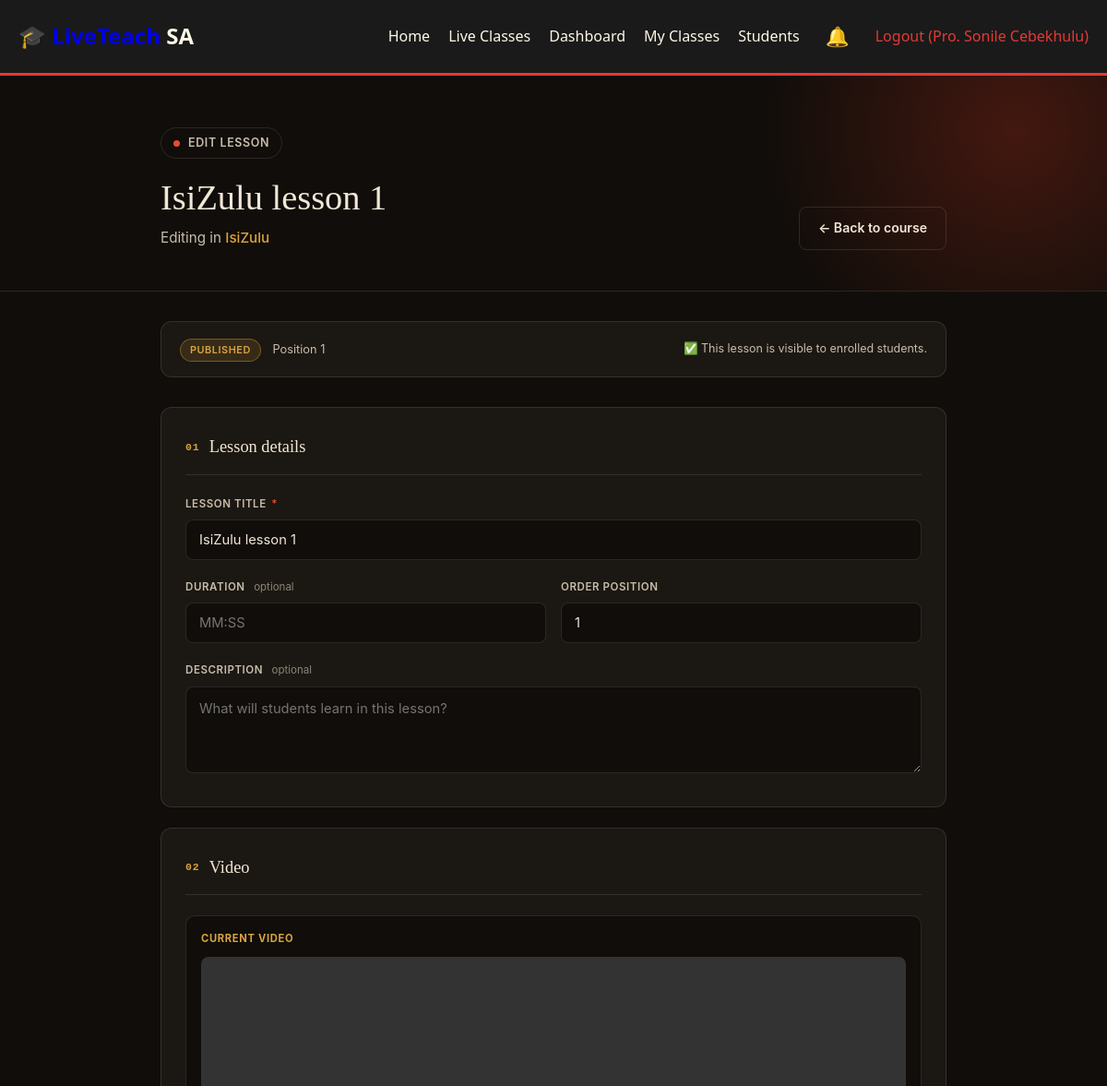
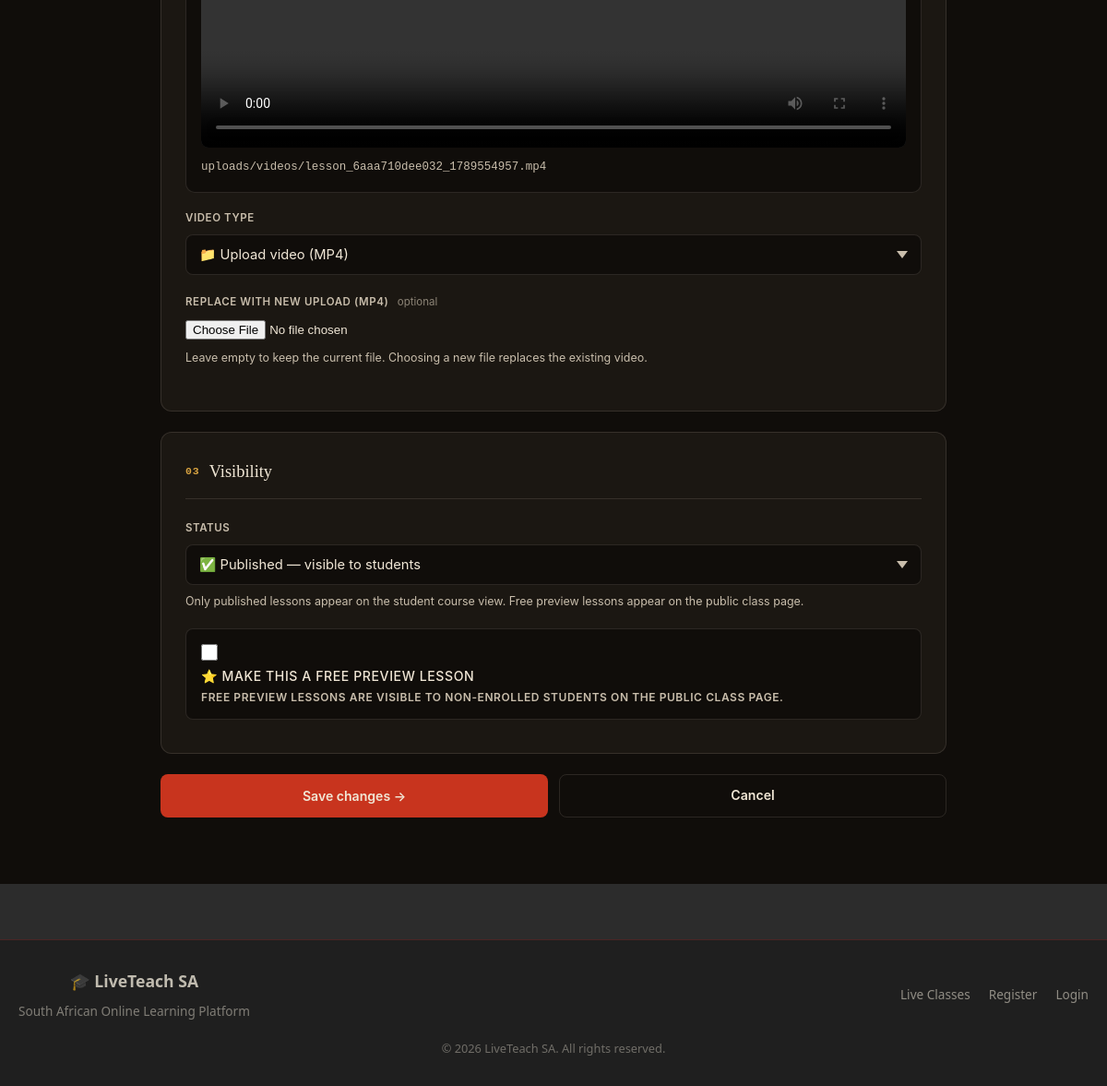
Page /teacher/edit-lesson.php?id=7&class_id=4 (signed in) on the committed database (2 pictures, top to bottom).
### tables this page shows
CREATE TABLE `course_lessons` (
  `id` int(11) NOT NULL,
  `class_id` int(11) NOT NULL,
  `teacher_id` int(11) NOT NULL,
  `title` varchar(255) NOT NULL,
  `description` text DEFAULT NULL,
  `video_url` varchar(500) DEFAULT NULL,
  `video_type` enum('youtube','vimeo','upload','embed') DEFAULT 'upload',
  `transcript` longtext DEFAULT NULL,
  `transcript_text` longtext DEFAULT NULL,
  `duration` varchar(50) DEFAULT NULL,
  `order_position` int(11) NOT NULL DEFAULT 0,
  `is_free_preview` tinyint(1) NOT NULL DEFAULT 0,
  `is_locked` tinyint(1) NOT NULL DEFAULT 0,
  `primary_document_id` int(11) DEFAULT NULL,
  `status` enum('draft','published') NOT NULL DEFAULT 'draft',
  `created_at` timestamp NOT NULL DEFAULT current_timestamp(),
  `updated_at` timestamp NOT NULL DEFAULT current_timestamp() ON UPDATE current_timestamp()
);

CREATE TABLE `live_classes` (
  `id` int(11) NOT NULL,
  `teacher_id` int(11) NOT NULL,
  `title` varchar(255) NOT NULL,
  `description` text DEFAULT NULL,
  `short_description` varchar(500) DEFAULT NULL,
  `image` varchar(255) DEFAULT NULL,
  `price` decimal(10,2) NOT NULL DEFAULT 0.00,
  `duration` varchar(50) DEFAULT NULL,
  `level` enum('beginner','intermediate','advanced') NOT NULL DEFAULT 'beginner',
  `category` varchar(100) DEFAULT NULL,
  `start_date` datetime DEFAULT NULL,
  `end_date` datetime DEFAULT NULL,
  `schedule` text DEFAULT NULL,
  `meeting_link` varchar(500) DEFAULT NULL,
  `meeting_id` varchar(100) DEFAULT NULL,
  `meeting_password` varchar(100) DEFAULT NULL,
  `recording_url` varchar(500) DEFAULT NULL,
  `materials` text DEFAULT NULL,
  `max_students` int(11) DEFAULT 50,
  `current_students` int(11) NOT NULL DEFAULT 0,
  `status` enum('upcoming','ongoing','completed','cancelled') NOT NULL DEFAULT 'upcoming',
  `is_featured` tinyint(1) NOT NULL DEFAULT 0,
  `sequential_unlock` tinyint(1) NOT NULL DEFAULT 0,
  `created_at` timestamp NOT NULL DEFAULT current_timestamp(),
  `thumbnail` varchar(500) DEFAULT NULL,
  `preview_video` varchar(500) DEFAULT NULL,
  `stream_platform` enum('zoom','google_meet','custom','youtube_live') DEFAULT 'zoom',
  `stream_embed` text DEFAULT NULL
);

### teacher/edit-lesson.php (the view, shortened to what this page needs)
<?php
$connection = getDbConnection();
$teacherId = (int)$_SESSION['user']['id'];
$lessonId = isset($_GET['id']) ? (int)$_GET['id'] : 0;
$classId = isset($_GET['class_id']) ? (int)$_GET['class_id'] : 0;
$stmt = $connection->prepare("
    SELECT l.*, c.title AS class_title
    FROM course_lessons l
    JOIN live_classes c ON c.id = l.class_id
    WHERE l.id = ? AND c.teacher_id = ?
");
$stmt->bind_param('ii', $lessonId, $teacherId);
$stmt->execute();
$lesson = $stmt->get_result()->fetch_assoc();
require_once '../includes/header.php';
?>
<main class="lt-page">
    <div class="lt-dash-header">
        <div class="lt-container lt-dash-header-inner">
            <div>
                <span class="lt-eyebrow">
                    <span class="lt-eyebrow-dot"></span>
                    Edit lesson
                </span>
                <h1><?php echo htmlspecialchars($lesson['title']); ?></h1>
                <p>Editing in <strong><?php echo htmlspecialchars($lesson['class_title']); ?></strong></p>
            </div>
            <div class="lt-header-actions">
                <a href="course-content.php?class_id=<?php echo (int)$classId; ?>" class="lt-btn lt-btn-outline">← Back to course</a>
            </div>
        </div>
    </div>
    <div class="lt-container">
        <div class="lt-status-strip">
            <div>
                <span class="lt-badge <?php echo $lesson['status'] === 'published' ? 'lt-badge-published' : 'lt-badge-draft'; ?>">
                    <?php echo ucfirst($lesson['status']); ?>
                </span>
                <span style="font-size: 0.8rem; color: var(--lt-parchment-dim); margin-left: 8px;">
                    Position <?php echo (int)$lesson['order_position']; ?>
                </span>
            </div>
            <div style="font-size: 0.78rem; color: var(--lt-parchment-dim); text-align: right; max-width: 340px;">
                <?php if ($lesson['status'] === 'published'): ?>
                    ✅ This lesson is visible to enrolled students.
                <?php else: ?>
                    📝 This lesson is a draft — students can't see it yet.
                <?php endif; ?>
            </div>
        </div>
        <div class="lt-form">
            <form method="post" enctype="multipart/form-data">
                <div class="lt-section">
                    <div class="lt-section-head">
                        <span class="lt-num">01</span>
                        <h2>Lesson details</h2>
                    </div>
                    <div class="lt-field">
                        <label for="title">Lesson title <span class="lt-req">*</span></label>
                        <input type="text" id="title" name="title" required
                               value="<?php echo htmlspecialchars($lesson['title']); ?>"
                               placeholder="e.g., Introduction to Chapter 1">
                    </div>
                    <div class="lt-field-row">
                        <div class="lt-field">
                            <label for="duration">Duration <span class="lt-hint">optional</span></label>
                            <input type="text" id="duration" name="duration"
                                   value="<?php echo htmlspecialchars($lesson['duration'] ?? ''); ?>"
                                   placeholder="MM:SS">
                        </div>
                        <div class="lt-field">
                            <label for="order_position">Order position</label>
                            <input type="number" id="order_position" name="order_position" min="1"
                                   value="<?php echo (int)$lesson['order_position']; ?>">
                        </div>
                    </div>
                    <div class="lt-field">
                        <label for="description">Description <span class="lt-hint">optional</span></label>
                        <textarea id="description" name="description" rows="3"
                                  placeholder="What will students learn in this lesson?"><?php echo htmlspecialchars($lesson['description'] ?? ''); ?></textarea>
                    </div>
                </div>
                <div class="lt-section">
                    <div class="lt-section-head">
                        <span class="lt-num">02</span>
                        <h2>Video</h2>
                    </div>
                    <?php if ($lesson['video_url']): ?>
                        <div class="lt-current-video">
                            <div class="lt-panel-label">Current video</div>
                            <?php if ($lesson['video_type'] === 'youtube'):
                                preg_match('/(?:youtube\.com\/(?:[^\/]+\/.+\/|(?:v|e(?:mbed)?)\/|.*[?&]v=)|youtu\.be\/)([^"&?\/\s]{11})/', $lesson['video_url'], $m);
                                $vid = $m[1] ?? '';
                            ?>
                                <iframe height="300" src="https://www.youtube.com/embed/<?php echo htmlspecialchars($vid); ?>" frameborder="0" allowfullscreen></iframe>
                            <?php elseif ($lesson['video_type'] === 'upload'): ?>
                                <video controls style="max-height: 300px;">
                                    <source src="../<?php echo htmlspecialchars($lesson['video_url']); ?>" type="video/mp4">
                                </video>
                            <?php endif; ?>
                            <div class="lt-video-url"><?php echo htmlspecialchars($lesson['video_url']); ?></div>
                        </div>
                    <?php endif; ?>
                    <div class="lt-field">
                        <label for="video_type">Video type</label>
                        <select name="video_type" id="video_type" onchange="toggleVideoInput()">
                            <option value="upload" <?php echo $lesson['video_type'] === 'upload' ? 'selected' : ''; ?>>📁 Upload video (MP4)</option>
                        </select>
                    </div>
                    <div id="upload_input" class="lt-field" style="display: none;">
                        <label for="video_file">Replace with new upload (MP4) <span class="lt-hint">optional</span></label>
                        <input type="file" id="video_file" name="video_file" accept="video/mp4">
                        <div class="lt-field-help">Leave empty to keep the current file. Choosing a new file replaces the existing video.</div>
                    </div>
                </div>
                <div class="lt-section">
                    <div class="lt-section-head">
                        <span class="lt-num">03</span>
                        <h2>Visibility</h2>
                    </div>
                    <div class="lt-field">
                        <label for="status">Status</label>
                        <select id="status" name="status">
                            <option value="published" <?php echo $lesson['status'] === 'published' ? 'selected' : ''; ?>>✅ Published — visible to students</option>
                        </select>
                        <div class="lt-field-help">Only published lessons appear on the student course view. Free preview lessons appear on the public class page.</div>
                    </div>
                    <div class="lt-field">
                        <label class="lt-checkbox-row" for="is_free_preview">
                            <input type="checkbox" id="is_free_preview" name="is_free_preview" value="1" <?php echo $lesson['is_free_preview'] ? 'checked' : ''; ?>>
                            <span class="lt-cb-text">
                                <span class="lt-cb-label">⭐ Make this a free preview lesson</span>
                                <span class="lt-cb-hint">Free preview lessons are visible to non-enrolled students on the public class page.</span>
                            </span>
                        </label>
                    </div>
                </div>
                <div class="lt-form-actions">
                    <button type="submit" class="lt-btn lt-btn-primary">Save changes →</button>
                    <a href="course-content.php?class_id=<?php echo (int)$classId; ?>" class="lt-btn lt-btn-outline">Cancel</a>
                </div>
            </form>
        </div>
    </div>
</main>
<?php require_once '../includes/footer.php'; ?>

### assets/css/style.css (style rules this page uses)
:root { --primary-red: #e53935; --primary-red-dark: #c62828; --primary-red-light: #ffcdd2; --charcoal: #2c2c2c; --charcoal-light: #424242; --charcoal-dark: #1a1a1a; --cream: #fff8e7; --cream-dark: #f5e6c8; --border: rgba(229, 57, 53, 0.3); --shadow: rgba(0, 0, 0, 0.1); --success: #4caf50; --warning: #ff9800; --info: #2196f3; --gold: #ffd700; }
* { margin: 0; padding: 0; box-sizing: border-box; }
body { font-family: 'Segoe UI', Tahoma, Geneva, Verdana, sans-serif; background: var(--charcoal); color: var(--cream); line-height: 1.6; }

### includes/header.php (style rules this page uses)
* { margin: 0; padding: 0; box-sizing: border-box; }
body { font-family: 'Segoe UI', Tahoma, Geneva, Verdana, sans-serif; background: var(--charcoal, #1a1a1a); color: var(--cream, #f5f0e8); line-height: 1.6; }

### rows in the picture
course_lessons: title "IsiZulu lesson 1", live_classes.title "IsiZulu", status "PUBLISHED", order_position "1", video_url "uploads/videos/lesson_6aaa710dee032_1789554957.mp4", video_type "📁 Upload video (MP4)", status "✅ Published — visible to students"

### other values in the picture
$bellIcon "🔔"
$user['fullname'] "Pro. Sonile Cebekhulu"
